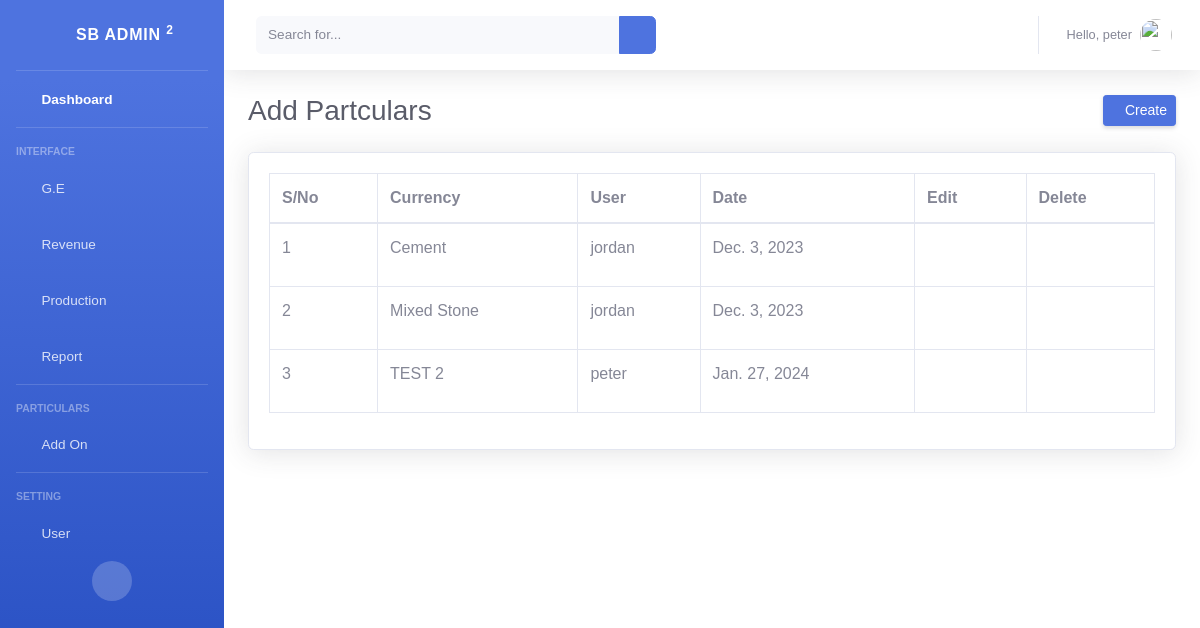
The app's page /particulars/ (signed in) with its own data.
### backend/models.py (models this page shows, shortened)
class Particulars(models.Model):
	def generate_reference_number():
		prefix = 'P'
		unique_digits = ''.join(random.sample(string.digits, k=6))
		return f'{prefix}-{unique_digits}'
	id 					= models.UUIDField(default=uuid.uuid4, unique=True, primary_key=True, editable=False)
	user 				= models.ForeignKey(settings.AUTH_USER_MODEL, on_delete=models.SET_NULL, null=True, blank=False)
	reference_number 	= models.CharField(max_length=200, default=generate_reference_number, blank=False, editable=False)
	name 				= models.CharField(max_length=200, blank=False)
	pub_date 			= models.DateField(default=date.today)

### backend/views.py (the view)
# urls.py: path('particulars/', views.particulars_list, name='particulars'),
@login_required
def particulars_list(request):
	if request.user.is_authenticated:
		particulars = Particulars.objects.all()
	else:
		return redirect('login')
	context = {
		'particulars' : particulars,
	}
	return render(request, 'backend/component/particulars/particulars_table.html', context)

### backend/templates/backend/component/particulars/particulars_table.html (shortened to what this page needs)
{% load static %}
{% include 'backend/header.html' %}
{% block content %}
    <div id="wrapper">
        {% include 'backend/sidebar.html' %}
        <div id="content-wrapper" class="d-flex flex-column">
            <div id="content" style="background-color: white;">
                {% include 'backend/navbar.html' %}
                <div class="container-fluid mt-4">
                    <div class="d-sm-flex align-items-center justify-content-between mb-4 mt-4">
                        <h1 class="h3 mb-0 text-gray-800">Add Partculars</h1>
                        <a href="{% url 'add_particulars' %}" class="d-none d-sm-inline-block btn btn-sm btn-primary shadow-sm">
                        <i class="fas fa-plus fa-sm text-white-50"></i> Create </a>
                    </div>
                    <div class="card shadow mb-4">
                        <div class="card-body">
                            <div class="table-responsive">
                                <table class="table table-bordered" id="dataTable" width="100%" cellspacing="0">
                                    <thead>
                                        <tr>
                                            <th>S/No</th>
                                            <th>Currency</th>
                                            <th>User</th>
                                            <th>Date</th>
                                            {% if request.user.is_superuser %}
                                            <th>Edit</th>
                                            {% endif %}
                                            {% if request.user.is_superuser %}
                                            <th>Delete</th>
                                            {% endif %}
                                        </tr>
                                    </thead>
                                    <tbody>
                                      {% for i in particulars %}
                                      <tr>
                                          <td>{{forloop.counter}}</td>
                                          <td>{{i.name}}</td>
                                          <td>{{i.user}}</td>
                                          <td>{{i.pub_date}}</td>
                                          {% if request.user.is_superuser %}
                                          <td>
                                          <a href="{% url 'edit_particulars' i.id %}" class="btn btn-inf0">
                                            <i class="fas fa-pen"></i>
                                          </a>
                                          </td>
                                          {% endif %}
                                          {% if request.user.is_superuser %}
                                          <td >
                                            <a href="{% url 'delete_particulars' i.id %}" class="btn btn-inf0">
                                            <i class="fas fa-trash"></i>
                                          </a>
                                          </td>
                                          {% endif %}
                                      </tr>
                                      {% endfor %}
                                    </tbody>
                                </table>
                            </div>
                        </div>
                    </div>
                </div>
            </div>
        </div>
    </div>
{% endblock content %}
{% include 'backend/footer.html' %}

### backend/templates/backend/navbar.html (shortened to what this page needs)
{% load static %}
    <nav class="navbar navbar-expand navbar-light bg-white topbar mb-4 static-top shadow">
        <form
            class="d-none d-sm-inline-block form-inline mr-auto ml-md-3 my-2 my-md-0 mw-100 navbar-search">
            <div class="input-group">
                <input type="text" class="form-control bg-light border-0 small" placeholder="Search for..."
                    aria-label="Search" aria-describedby="basic-addon2">
                <div class="input-group-append">
                    <button class="btn btn-primary" type="button">
                        <i class="fas fa-search fa-sm"></i>
                    </button>
                </div>
            </div>
        </form>
        <ul class="navbar-nav ml-auto">
            {% if request.user.is_authenticated %}
            <li class="nav-item dropdown no-arrow">
                <a class="nav-link dropdown-toggle" href="#" id="userDropdown" role="button"
                    data-toggle="dropdown" aria-haspopup="true" aria-expanded="false">
                    <span class="mr-2 d-none d-lg-inline text-gray-600 small">Hello, {{ request.user}}</span>
                    <img class="img-profile rounded-circle"
                        src="{% static 'img/undraw_profile.svg' %}">
                </a>
            </li>
            {% else %}
            <a class="dropdown-item" href="#" data-toggle="modal" data-target="#logoutModal">
                <i class="fas fa-sign-out-alt fa-sm fa-fw mr-2 text-gray-400"></i> Logout
            </a>
            {% endif %}
        </ul>
    </nav>

### static/css/apexcharts.css (style rules this page uses)
body { background: #343E59; color: #777; font-family: Montserrat, Arial, sans-serif; }
h1, h2, h3, h4, h5, h6, strong { font-weight: 600; }
.shadow { box-shadow: 0px 1px 15px 1px rgba(69, 65, 78, 0.08); }

### records on screen
Particulars: name "Cement", user "jordan", pub_date "Dec. 3, 2023"
Particulars: name "Mixed Stone", user "jordan", pub_date "Dec. 3, 2023"
Particulars: name "TEST 2", user "peter", pub_date "Jan. 27, 2024"

### other values on screen
{{ request.user }} "peter"
